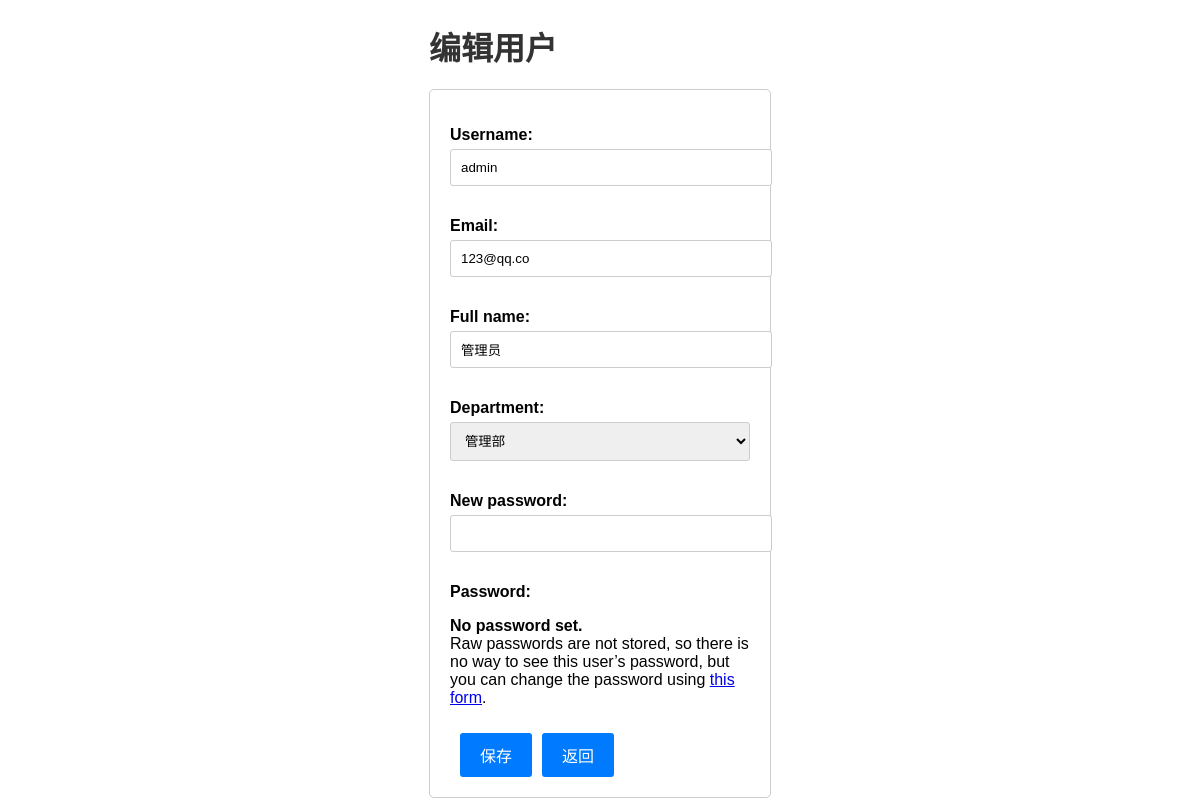
Page /edit-user/1/ on the committed database.
### user_management/models.py (models this page shows, shortened)
class CustomUser(AbstractUser):
    username = models.CharField(max_length=150, unique=True)  # Make username unique
    email = models.EmailField(unique=False)  # Make email non-unique
    department = models.ForeignKey(Department, on_delete=models.CASCADE, blank=True, null=True)
    full_name = models.CharField(max_length=255, blank=True, null=True)

### user_management/views.py (the view)
# urls.py: path('edit-user/<int:user_id>/', views.edit_user, name='edit_user'),
def edit_user(request, user_id):
    user = CustomUser.objects.get(pk=user_id)
    if request.method == 'POST':
        form = EditUserForm(request.POST, instance=user)
        if form.is_valid():
            new_password = form.cleaned_data['new_password']
            if new_password:
                user.password = make_password(new_password)  # Hash the new password
            form.save()  # Save the form data to the user model
            return redirect('user_list')
    else:
        form = EditUserForm(instance=user)
    return render(request, 'user_management/edit_user.html', {'form': form, 'user': user})

### user_management/forms.py (shortened to what this page needs)
class EditUserForm(UserChangeForm):
    new_password = forms.CharField(widget=forms.PasswordInput, required=False)
    class Meta:
        model = CustomUser
        fields = ('username', 'email', 'full_name', 'department', 'new_password')
    def __init__(self, *args, **kwargs):
        super().__init__(*args, **kwargs)
        instance = kwargs.get('instance')
        if instance:
            self.fields['username'].widget.attrs['readonly'] = True

### user_management/models.py (called while the page is built)
    def __str__(self):
        return self.name

### templates/user_management/edit_user.html (shortened to what this page needs)
<!DOCTYPE html>
<html>
<head>
</head>
<body>
    <div class="center-container">
        <h1>编辑用户</h1>
        <form method="post">
            {{ form.as_p }}
            <div class="button-container">
                <div class="button-group">
                    <input type="submit" value="保存" class="button">
                    <a href="{% url 'home' %}" class="button">返回</a>
                </div>
            </div>
        </form>
    </div>
</body>
</html>

### templates/user_management/edit_user.html (style rules this page uses)
body { font-family: Arial, sans-serif; display: flex; flex-direction: column; justify-content: center; align-items: center; min-height: 100vh; margin: 0; }
h1 { color: #333; margin-bottom: 20px; }
form { width: 300px; padding: 20px; border: 1px solid #ccc; border-radius: 5px; background-color: #fff; }
label { display: block; margin-bottom: 5px; font-weight: bold; }
input[type="text"], input[type="email"], input[type="password"], select { width: 100%; padding: 10px; margin-bottom: 15px; border: 1px solid #ccc; border-radius: 3px; }
input[type="submit"], .button { background-color: #007bff; color: #fff; border: none; padding: 10px 20px; border-radius: 3px; cursor: pointer; text-decoration: none; font-size: 16px; }
.button { margin-top: 10px; margin-left: 10px; }
.button-container { display: flex; align-items: center; }
.button-group { display: flex; align-items: flex-start; }

### rows in the picture
CustomUser: username "admin", email "123@qq.co", full_name "管理员", department "管理部"
